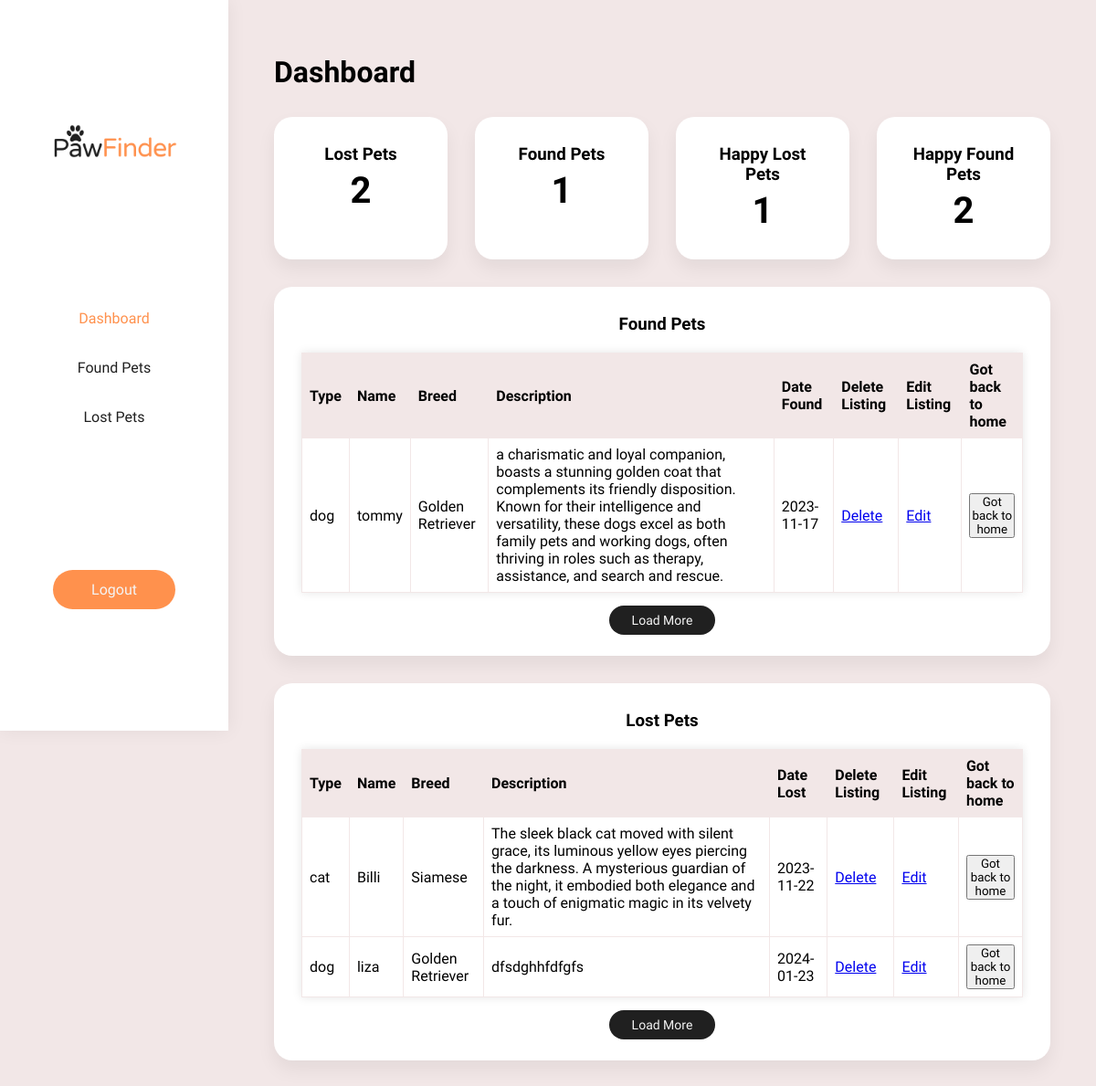
Page /admin/dashboard.php (signed in) on the committed database.
### tables this page shows
CREATE TABLE `found_request` (
  `id` int(11) NOT NULL,
  `name` varchar(15) NOT NULL,
  `email` varchar(30) NOT NULL,
  `phno` varchar(15) NOT NULL,
  `address` varchar(40) NOT NULL,
  `pet_type` varchar(20) NOT NULL,
  `pet_breed` varchar(50) NOT NULL,
  `pet_size` varchar(15) NOT NULL,
  `pet_name` varchar(20) NOT NULL,
  `pet_color` varchar(20) NOT NULL,
  `pet_description` varchar(400) NOT NULL,
  `found_date` date NOT NULL,
  `found_time` time NOT NULL,
  `found_address` varchar(100) NOT NULL,
  `found_images_url` varchar(400) NOT NULL
);

CREATE TABLE `lost_request` (
  `id` int(11) NOT NULL,
  `name` varchar(15) NOT NULL,
  `email` varchar(30) NOT NULL,
  `phno` varchar(15) NOT NULL,
  `address` varchar(40) NOT NULL,
  `pet_type` varchar(20) NOT NULL,
  `pet_breed` varchar(50) NOT NULL,
  `pet_size` varchar(15) NOT NULL,
  `pet_name` varchar(20) NOT NULL,
  `pet_color` varchar(20) NOT NULL,
  `pet_description` varchar(400) NOT NULL,
  `lost_date` date NOT NULL,
  `lost_time` time NOT NULL,
  `lost_address` varchar(100) NOT NULL,
  `lost_images_url` varchar(400) NOT NULL
);

### admin/dashboard.php (the view, shortened to what this page needs)
<?php
include('session.php');
?>
<!DOCTYPE html>
<html lang="en">
<head>
    <link rel="stylesheet" href="../style/style.css">
</head>
<body onload="myFunction()">
    <div id="main" style="display:none;" class="animate-bottom">
        <div id="dash">
            <div class="dash-left">
                <img src="../images/logos/PawFinder Logo_black.png" alt="logo" class="dash-logo">
                <ul class="nav">
                    <li><a href="dashboard.php" class="active">Dashboard</a></li>
                    <li><a href="found-pets.php">Found Pets</a></li>
                    <li><a href="lost-pets.php">Lost Pets</a></li>
                </ul>
                <a href="logout.php " class="btn-primary">Logout</a>
            </div>
            <div class="dash-right">
                <h1 class="single-title">Dashboard</h1>
                <div class="dash-nums">
                    <div class="item">
                        <h3>Lost Pets</h3>
                        <?php
                        $sqlLostPetsCount = "SELECT COUNT(*) AS lost_pets_count FROM lost_request";
                        $resultLostPetsCount = $connection->query($sqlLostPetsCount);
                        if ($resultLostPetsCount) {
                            $rowLostPetsCount = mysqli_fetch_assoc($resultLostPetsCount);
                            echo '<h1>' . $rowLostPetsCount['lost_pets_count'] . '</h1>';
                        } else {
                            echo '<p>Error retrieving count.</p>';
                        }
                        ?>
                    </div>
                    <div class="item">
                        <h3>Found Pets</h3>
                        <?php
                        $sqlFoundPetsCount = "SELECT COUNT(*) AS found_pets_count FROM found_request";
                        $resultFoundPetsCount = $connection->query($sqlFoundPetsCount);
                        if ($resultFoundPetsCount) {
                            $rowFoundPetsCount = mysqli_fetch_assoc($resultFoundPetsCount);
                            echo '<h1>' . $rowFoundPetsCount['found_pets_count'] . '</h1>';
                        } else {
                            echo '<p>Error retrieving count.</p>';
                        }
                        ?>
                    </div>
                    <div class="item">
                        <h3>Happy Lost Pets</h3>
                        <?php
                        $sqlhappylost = "SELECT COUNT(*) AS happy_lost_count FROM happy_lost_pets";
                        $resulthappylost = $connection->query($sqlhappylost);
                        if ($resulthappylost) {
                            $rowhappylost = mysqli_fetch_assoc($resulthappylost);
                            echo '<h1>' . $rowhappylost['happy_lost_count'] . '</h1>';
                        } else {
                            echo '<p>Error retrieving count.</p>';
                        }
                        ?>
                    </div>
                    <div class="item">
                        <h3>Happy Found Pets</h3>
                        <?php
                        $sqlhappyfound = "SELECT COUNT(*) AS happy_found_count FROM happy_found_pets";
                        $resulthappyfound = $connection->query($sqlhappyfound);
                        if ($resulthappyfound) {
                            $rowhappyfound = mysqli_fetch_assoc($resulthappyfound);
                            echo '<h1>' . $rowhappyfound['happy_found_count'] . '</h1>';
                        } else {
                            echo '<p>Error retrieving count.</p>';
                        }
                        ?>
                    </div>
                </div>
                <div class="dash-item text-center">
                    <h3 class="text-center">Found Pets</h3>
                    <div>
                    <?php
                        $sql = "SELECT * FROM found_request LIMIT 3";
                        $result = $connection->query($sql);
                        if (mysqli_num_rows($result) > 0) {
                            echo '<table>';
                            echo '<tr>';
                            echo '<th>Type</th>';
                            echo '<th>Name</th>';
                            echo '<th>Breed</th>';
                            echo '<th>Description</th>';
                            echo '<th>Date Found</th>';
                            echo '<th>Delete Listing</th>';
                            echo '<th>Edit Listing</th>';
                            echo '<th>Got back to home</th>';
                            echo '</tr>';
                            while ($row = mysqli_fetch_assoc($result)) {
                                echo '<tr>';
                                echo '<td>' . $row['pet_type'] . '</td>';
                                echo '<td>' . $row['pet_name'] . '</td>';
                                echo '<td>' . $row['pet_breed'] . '</td>';
                                echo '<td>' . $row['pet_description'] . '</td>';
                                echo '<td>' . $row['found_date'] . '</td>';
                                echo '<td><a href="delete-listing.php?id=' . $row['id'] . '">Delete</a></td>';
                                echo '<td><a href="edit-listing.php?id=' . $row['id'] . '&type=found">Edit</a></td>';
                                echo '<td><button onclick="moveToHappyPets(' . $row['id'] . ')">Got back to home</button></td>';
                                echo '</tr>';
                            }
                            echo '</table>';
                        } else {
                            echo '<p style="margin:30px">No results found.</p>';
                        }
                        ?>
                    </div>
                    <a href="found-pets.php" class="btn-small " >Load More</a>
                </div>
                <div class="dash-item text-center">
                    <h3 class="text-center">Lost Pets</h3>
                    <div>
                        <?php
                            $sql1 = "SELECT * FROM lost_request LIMIT 3";
                            $result1 = $connection->query($sql1);
                            if (mysqli_num_rows($result1) > 0) {
                                echo '<table>';
                                echo '<tr>';
                                echo '<th>Type</th>';
                                echo '<th>Name</th>';
                                echo '<th>Breed</th>';
                                echo '<th>Description</th>';
                                echo '<th>Date Lost</th>';
                                echo '<th>Delete Listing</th>';
                                echo '<th>Edit Listing</th>';
                                echo '<th>Got back to home</th>';
                                echo '</tr>';
                                while ($row = mysqli_fetch_assoc($result1)) {
                                    echo '<tr>';
                                    echo '<td>' . $row['pet_type'] . '</td>';
                                    echo '<td>' . $row['pet_name'] . '</td>';
                                    echo '<td>' . $row['pet_breed'] . '</td>';
                                    echo '<td>' . $row['pet_description'] . '</td>';
                                    echo '<td>' . $row['lost_date'] . '</td>';
                                    echo '<td><a href="delete-listing.php?id=' . $row['id'] . '">Delete</a></td>';
                                    echo '<td><a href="edit-listing.php?id=' . $row['id'] . '&type=lost">Edit</a></td>';
                                    echo '<td><button onclick="moveToHappyPets(' . $row['id'] . ')">Got back to home</button></td>';
                                    echo '</tr>';
                                }
                                echo '</table>';
                            } else {
                                echo '<p style="margin:30px">No results found.</p>';
                            }
                        ?>
                    </div>
                    <a href="lost-pets.php" class="btn-small " >Load More</a>
                </div>
            </div>
        </div>
    </div>
</body>
</html>

### style/style.css (style rules this page uses)
:root { --Primary-color:#FF914D; --Primary-hover:#db7536; --Secondary-color:#202020; --text-dark:#202020; --text-light:#f4f4f4; --bg-color:#f2e7e7; }
* { padding: 0; margin: 0; font-family: 'Varela Round', sans-serif; cursor:url(../paw-30.svg), auto !important; -webkit-tap-highlight-color: #f2ebe750; }
a, input[type="submit" i] { cursor:url(../paw-link-31.svg),auto !important; }
#main { background-color: var(--bg-color); cursor:url(../paw-30.svg),auto !important; }
html { scroll-behavior: smooth; }
.animate-bottom { animation-name: animatebottom; animation-duration: 0.5s; animation-timing-function: ease-in-out; }
.btn-primary { background-color: var(--Primary-color) !important; color:var(--text-light) !important; text-decoration: none !important; padding: 12px 42px !important; border: none !important; border-radius: 30px !important; font-size: 16px !important; font-weight: 500 !important; transition: .3s ease-in-out !important; z-index: 1 !important; }
.btn-small { color:var(--text-light); background-color: var(--text-dark); text-decoration: none; padding: 8px 25px; border-radius: 30px; font-size: 14px; font-weight: 500; transition: .3s ease-in-out; outline-style: none; }
.active { color: var(--Primary-color) !important; }
.single-title { margin-bottom: 20px; }
#dash { display: flex; }
.dash-logo { width: 60%; }
.dash-left { width: 250px; height: 100vh; background-color: #ffffff; display: flex; flex-direction: column; align-items: center; justify-content: space-evenly; box-shadow: 0 0 20px 0px #00000010; position: fixed; left: 0; }
.nav { list-style: none; width: 100%; text-align: center; }
.nav li a { display: block; width: 100%; text-decoration: none; padding: 10px 0; margin: 15px 0; color: var(--text-dark); transition: .3s ease-in-out; }
.dash-right { padding: 60px 50px; width: 80%; margin-left: 250px; min-height: 100vh; }
.dash-nums { display: flex; width: 100%; gap: 30px; margin: 30px 0; }
.dash-nums .item { background-color: #ffffff; padding: 30px; border-radius: 20px; width: 33.33%; text-align: center; box-shadow: 0 10px 20px 0 #00000010; }
.dash-nums .item h1 { margin-top: 5px; font-size: 40px; }
.dash-item { background-color: #ffffff; padding: 30px; border-radius: 20px; box-shadow: 0 10px 20px 0 #00000010; margin: 30px 0; }
table { width: 100%; border-collapse: collapse; overflow: hidden; box-shadow: 0 0 10px rgba(0, 0, 0, 0.1); margin: 20px 0; }
th, td { border: 1px solid var(--bg-color); padding: 8px; text-align: left; }
th { background-color: var(--bg-color); }
.text-center { text-align: center; }

### rows in the picture
found_request: pet_type "dog", pet_name "tommy", pet_breed "Golden Retriever", pet_description "a charismatic and loyal companion, boasts a stunning golden coat that complements its friendly disposition. Known for their intelligence and versatility, these dogs excel as both family pets and working dogs, often thriving in roles such as therapy, assistance, and search and rescue.", found_date "2023-11-17"
lost_request: pet_type "cat", pet_name "Billi", pet_breed "Siamese", pet_description "The sleek black cat moved with silent grace, its luminous yellow eyes piercing the darkness. A mysterious guardian of the night, it embodied both elegance and a touch of enigmatic magic in its velvety fur.", lost_date "2023-11-22"
lost_request: pet_type "dog", pet_name "liza", pet_breed "Golden Retriever", pet_description "dfsdghhfdfgfs", lost_date "2024-01-23"

### other values in the picture
$rowLostPetsCount['lost_pets_count'] "2"
$rowFoundPetsCount['found_pets_count'] "1"
$rowhappylost['happy_lost_count'] "1"
$rowhappyfound['happy_found_count'] "2"
